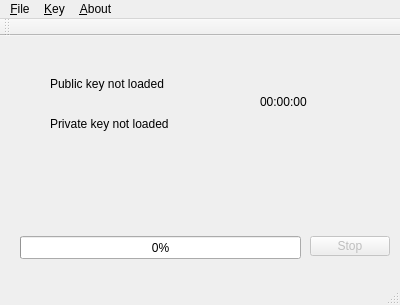
<?xml version="1.0" encoding="UTF-8"?>
<ui version="4.0">
 <class>MainWindow</class>
 <widget class="QMainWindow" name="MainWindow">
  <property name="geometry">
   <rect>
    <x>0</x>
    <y>0</y>
    <width>400</width>
    <height>305</height>
   </rect>
  </property>
  <property name="windowTitle">
   <string>MainWindow</string>
  </property>
  <widget class="QWidget" name="centralWidget">
   <widget class="QLabel" name="public_label">
    <property name="geometry">
     <rect>
      <x>50</x>
      <y>40</y>
      <width>261</width>
      <height>16</height>
     </rect>
    </property>
    <property name="text">
     <string>Public key not loaded</string>
    </property>
   </widget>
   <widget class="QLabel" name="private_label">
    <property name="geometry">
     <rect>
      <x>50</x>
      <y>80</y>
      <width>271</width>
      <height>16</height>
     </rect>
    </property>
    <property name="text">
     <string>Private key not loaded</string>
    </property>
   </widget>
   <widget class="QProgressBar" name="progressBar">
    <property name="geometry">
     <rect>
      <x>20</x>
      <y>200</y>
      <width>281</width>
      <height>23</height>
     </rect>
    </property>
    <property name="value">
     <number>0</number>
    </property>
   </widget>
   <widget class="QLabel" name="filename_label">
    <property name="geometry">
     <rect>
      <x>30</x>
      <y>120</y>
      <width>341</width>
      <height>21</height>
     </rect>
    </property>
    <property name="text">
     <string/>
    </property>
   </widget>
   <widget class="QLabel" name="reason_label">
    <property name="geometry">
     <rect>
      <x>30</x>
      <y>160</y>
      <width>341</width>
      <height>21</height>
     </rect>
    </property>
    <property name="text">
     <string/>
    </property>
   </widget>
   <widget class="QLabel" name="time_label">
    <property name="geometry">
     <rect>
      <x>260</x>
      <y>40</y>
      <width>101</width>
      <height>51</height>
     </rect>
    </property>
    <property name="text">
     <string>00:00:00</string>
    </property>
   </widget>
   <widget class="QPushButton" name="stop_button">
    <property name="enabled">
     <bool>false</bool>
    </property>
    <property name="geometry">
     <rect>
      <x>310</x>
      <y>200</y>
      <width>80</width>
      <height>20</height>
     </rect>
    </property>
    <property name="text">
     <string>Stop</string>
    </property>
   </widget>
  </widget>
  <widget class="QMenuBar" name="menuBar">
   <property name="geometry">
    <rect>
     <x>0</x>
     <y>0</y>
     <width>400</width>
     <height>22</height>
    </rect>
   </property>
   <widget class="QMenu" name="menu_File">
    <property name="title">
     <string>&amp;File</string>
    </property>
    <addaction name="action_Encrypt"/>
    <addaction name="action_Decrypt"/>
    <addaction name="separator"/>
    <addaction name="actionE_xit"/>
   </widget>
   <widget class="QMenu" name="menu_About">
    <property name="title">
     <string>&amp;About</string>
    </property>
   </widget>
   <widget class="QMenu" name="menuKey">
    <property name="title">
     <string>&amp;Key</string>
    </property>
    <addaction name="action_Generate_Key"/>
    <addaction name="actionLoad_private_key"/>
    <addaction name="actionLoad_public_key"/>
   </widget>
   <addaction name="menu_File"/>
   <addaction name="menuKey"/>
   <addaction name="menu_About"/>
  </widget>
  <widget class="QToolBar" name="mainToolBar">
   <attribute name="toolBarArea">
    <enum>TopToolBarArea</enum>
   </attribute>
   <attribute name="toolBarBreak">
    <bool>false</bool>
   </attribute>
  </widget>
  <widget class="QStatusBar" name="statusBar"/>
  <action name="action_Encrypt">
   <property name="text">
    <string>&amp;Encrypt</string>
   </property>
  </action>
  <action name="action_Generate_Key">
   <property name="text">
    <string>&amp;Generate key</string>
   </property>
  </action>
  <action name="actionE_xit">
   <property name="text">
    <string>E&amp;xit</string>
   </property>
  </action>
  <action name="action_Decrypt">
   <property name="text">
    <string>&amp;Decrypt</string>
   </property>
  </action>
  <action name="actionLoad_private_key">
   <property name="text">
    <string>Load p&amp;rivate key</string>
   </property>
  </action>
  <action name="actionLoad_public_key">
   <property name="text">
    <string>Load p&amp;ublic key</string>
   </property>
  </action>
 </widget>
 <layoutdefault spacing="6" margin="11"/>
 <resources/>
 <connections>
  <connection>
   <sender>actionE_xit</sender>
   <signal>triggered()</signal>
   <receiver>MainWindow</receiver>
   <slot>close()</slot>
   <hints>
    <hint type="sourcelabel">
     <x>-1</x>
     <y>-1</y>
    </hint>
    <hint type="destinationlabel">
     <x>199</x>
     <y>149</y>
    </hint>
   </hints>
  </connection>
 </connections>
</ui>
